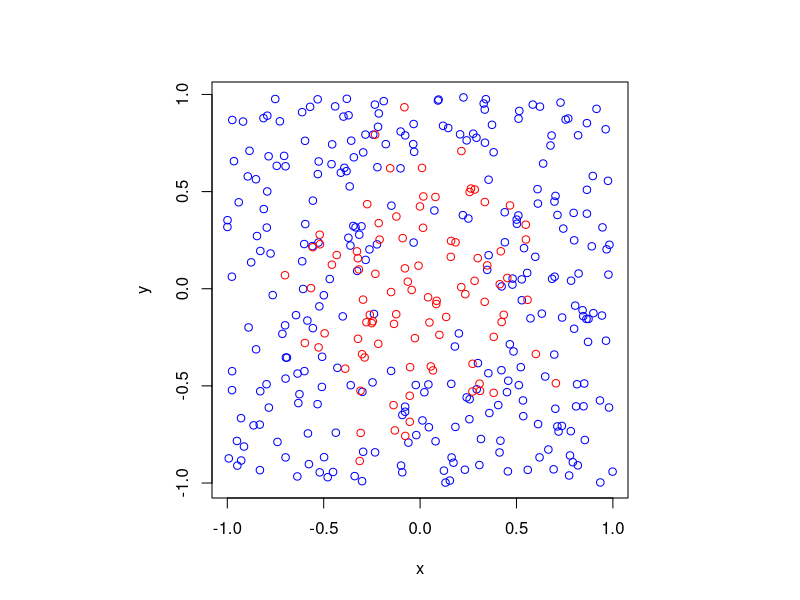

Write the R code that produced this figure.
#Simulate a Poisson point process on a rectangle.
#Then thin the Poisson point process according to a (spatially *dependent*) 
#p-thinning.
#Author: H. Paul Keeler, 2019.

#Simulation window parameters
xMin=-1;xMax=1;
yMin=-1;yMax=1;
xDelta=xMax-xMin;yDelta=yMax-yMin; #rectangle dimensions
areaTotal=xDelta*yDelta;

#Point process parameters
lambda=100; #intensity (ie mean density) of the Poisson process

#Thinning probability parameters
sigma=0.5; #scale parameter for thinning probability function
#define thinning probability function
fun_p <- function(s,x,y) {
  exp(-(x^2 + y^2)/s^2);
}

#Simulate a Poisson point process
numbPoints=rpois(1,areaTotal*lambda);#Poisson number of points
xx=xDelta*runif(numbPoints)+xMin;#x coordinates of Poisson points
yy=xDelta*runif(numbPoints)+yMin;#y coordinates of Poisson points

#calculate spatially-dependent thinning probabilities
p=fun_p(sigma,xx,yy); 

#Generate Bernoulli variables (ie coin flips) for thinning
booleThinned=runif(numbPoints)<p; #points to be thinned
booleRetained=!booleThinned; #points to be retained

#x/y locations of thinned points
xxThinned=xx[booleThinned]; yyThinned=yy[booleThinned];
#x/y locations of retained points
xxRetained=xx[booleRetained]; yyRetained=yy[booleRetained];

#Plotting
par(pty="s")
plot(xxRetained,yyRetained,'p',xlab='x',ylab='y',col='blue'); #plot retained points
points(xxThinned,yyThinned,col='red'); #plot thinned points